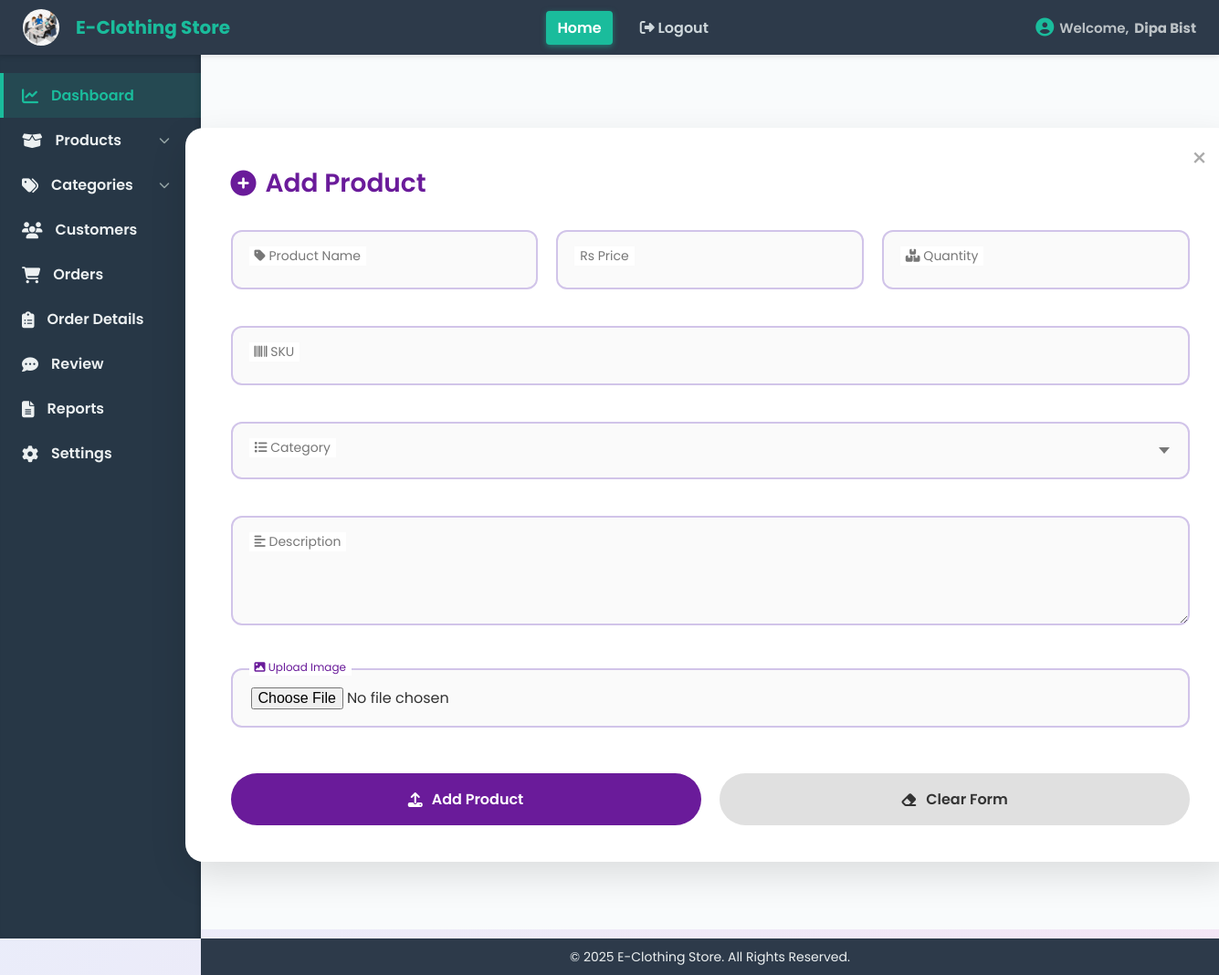
Screenshot of /product/add.php (signed in) with the database file from the repository.
### tables this page shows
CREATE TABLE `store_settings` (
  `id` int(11) NOT NULL,
  `store_name` varchar(255) NOT NULL,
  `store_logo` varchar(255) DEFAULT NULL,
  `contact_number` varchar(50) DEFAULT NULL,
  `store_email` varchar(255) DEFAULT NULL,
  `store_address` varchar(255) DEFAULT NULL,
  `store_information` text DEFAULT NULL,
  `established_date` varchar(50) DEFAULT NULL
);

### product/add.php (the view, shortened to what this page needs)
<?php
include '../includes/header.php';
$con = mysqli_connect("localhost", "root", "", "E_Clothing_Store");
$categoryResult = mysqli_query($con, "SELECT id, name FROM category WHERE deleted_at IS NULL");
$categories = [];
if ($categoryResult) {
    while ($row = mysqli_fetch_assoc($categoryResult)) {
        $categories[] = $row;
    }
}
?>
<section class="add-product-container">
    <form id="addProductForm" method="POST" enctype="multipart/form-data">
        <button type="button" class="close-btn" onclick="window.location.href='../admin/Admindashboard.php'">&times;</button>
        <h2><i class="fas fa-plus-circle"></i> Add Product</h2>
        <div class="inline-group">
            <div class="form-group">
                <input type="text" name="name" placeholder=" " required>
                <label><i class="fas fa-tag"></i> Product Name</label>
            </div>
            <div class="form-group">
                <input type="number" id="price" name="price" step="0.01" min="0" placeholder=" " required>
                <label><span class="rs-symbol">Rs</span> Price</label>
            </div>
            <div class="form-group">
                <input type="number" name="quantity" placeholder=" " required>
                <label><i class="fas fa-boxes"></i> Quantity</label>
            </div>
        </div>
        <div class="form-group">
            <input type="text" name="sku" placeholder=" " required>
            <label><i class="fas fa-barcode"></i> SKU</label>
        </div>
        <div class="form-group">
            <select name="category_id" required>
                <option value="" disabled selected></option>
                <?php foreach ($categories as $category): ?>
                    <option value="<?php echo htmlspecialchars($category['id']); ?>">
                    </option>
                <?php endforeach; ?>
            </select>
            <label><i class="fas fa-list"></i> Category</label>
        </div>
        <div class="form-group">
            <textarea name="description" placeholder=" " required></textarea>
            <label><i class="fas fa-align-left"></i> Description</label>
        </div>
        <div class="form-group">
            <input type="file" name="userfile" required>
            <label><i class="fas fa-image"></i> Upload Image</label>
        </div>
        <div class="button-group">
            <button type="submit" name="submit"><i class="fas fa-upload"></i> Add Product</button>
            <button type="reset" class="cancel-btn"><i class="fas fa-eraser"></i> Clear Form</button>
        </div>
    </form>
</section>
<?php include '../includes/footer.php'; ?>

### includes/header.php (shortened to what this page needs)
<?php
$con = mysqli_connect("localhost", "root", "", "E_Clothing_Store");
$adminName = $_SESSION['admin_name'] ?? $_SESSION['admin_email'];
$storeSettingsQuery = mysqli_query($con, "SELECT store_name, store_logo FROM store_settings ORDER BY id DESC LIMIT 1");
$storeSettings = mysqli_fetch_assoc($storeSettingsQuery);
$storeName = $storeSettings['store_name'] ?? "E-Clothing Store";
$storeLogo = $storeSettings['store_logo'] ?? null;
?>
<!DOCTYPE html>
<html lang="en">
<head>
    <link rel="stylesheet" href="../assets/css/Admindashboard.css" />
    <link rel="stylesheet" href="../assets/css/add_product.css" />
    <link rel="stylesheet" href="../assets/css/view_product.css" />
    <link rel="stylesheet" href="../assets/css/edit_product.css" />
    <link rel="stylesheet" href="../assets/css/customers.css" />
    <link rel="stylesheet" href="https://cdnjs.cloudflare.com/ajax/libs/font-awesome/6.4.0/css/all.min.css" />
</head>
<body>
    <header class="topnav">
        <div class="logo">
            <?php if ($storeLogo): ?>
                <img src="../assets/images/<?= htmlspecialchars($storeLogo) ?>"
                    alt="<?= htmlspecialchars($storeName) ?> Logo"
                    style="height: 40px; width: 40px; border-radius: 50%; object-fit: cover; vertical-align: middle; margin-right: 8px;">
            <?php else: ?>
                <i class="fas fa-tshirt"></i>
            <?php endif; ?>
            <?= htmlspecialchars($storeName) ?>
        </div>
        <nav class="topnav-menu">
            <a href="#" class="nav-link active">Home</a>
            <a href="../admin/logout.php" class="nav-link logout-link"><i class="fas fa-sign-out-alt"></i> Logout</a>
        </nav>
        <div class="welcome-msg">
            <i class="fas fa-user-circle"></i> Welcome, <strong><?php echo htmlspecialchars($adminName); ?></strong>
        </div>
    </header>
    <aside class="sidebar">
        <ul class="sidebar-menu">
            <li><a href="../admin/Admindashboard.php" class="sidebar-link active"><i class="fas fa-chart-line"></i>
                    Dashboard</a></li>
            <li class="dropdown">
                <a href="#" class="sidebar-link dropdown-toggle">
                    <i class="fas fa-box-open"></i> Products <i class="fas fa-chevron-down"></i>
                </a>
            </li>
            <li class="dropdown">
                <a href="#" class="sidebar-link dropdown-toggle">
                    <i class="fas fa-tags"></i> Categories <i class="fas fa-chevron-down"></i>
                </a>
            </li>
            <li><a href="../admin/customers.php" class="sidebar-link"><i class="fas fa-users"></i> Customers</a></li>
            <li><a href="../admin/Adminorders.php" class="sidebar-link"><i class="fas fa-shopping-cart"></i> Orders</a>
            </li>
            <li><a href="../admin/orderdetails.php" class="sidebar-link"><i class="fas fa-clipboard-list"></i> Order
                    Details</a></li>
            <li><a href="../admin/product_rating_review.php" class="sidebar-link"><i class="fas fa-comment-dots"></i>
                    Review</a></li>
            <li><a href="../admin/report.php" class="sidebar-link"><i class="fas fa-file-alt"></i> Reports</a></li>
            <li><a href="../admin/setting.php" class="sidebar-link"><i class="fas fa-cog"></i> Settings</a></li>
        </ul>
    </aside>
    <main class="main-content">

### assets/css/Admindashboard.css (style rules this page uses)
* { margin: 0; padding: 0; box-sizing: border-box; font-family: 'Segoe UI', Tahoma, Geneva, Verdana, sans-serif; }
body { display: flex; min-height: 100vh; background: #f9fbfc; }
.topnav { position: fixed; top: 0; left: 0; right: 0; height: 60px; background: #2d3a4a; color: #f1f3f5; display: flex; align-items: center; justify-content: space-between; padding: 0 25px; z-index: 1000; box-shadow: 0 2px 6px rgba(0,0,0,0.1); }
.topnav .logo { font-size: 20px; font-weight: 700; display: flex; align-items: center; gap: 10px; color: #1abc9c; }
.topnav nav.topnav-menu { display: flex; gap: 18px; }
.topnav nav.topnav-menu a { color: #cfd8dc; text-decoration: none; font-weight: 600; padding: 6px 12px; border-radius: 4px; transition: background 0.15s ease, color 0.15s ease; white-space: nowrap; }
.topnav nav.topnav-menu a:hover, .topnav nav.topnav-menu a.active { background: #1abc9c; color: white; box-shadow: 0 2px 6px rgba(26, 188, 156, 0.5); }
.topnav .welcome-msg { font-weight: 600; font-size: 15px; display: flex; align-items: center; gap: 6px; color: #bdc3c7; }
.topnav .welcome-msg i { font-size: 20px; color: #1abc9c; }
.sidebar { position: fixed; top: 60px; left: 0; width: 220px; height: calc(100vh - 60px); background: #273746; color: #ecf0f1; padding-top: 20px; overflow-y: auto; box-shadow: inset -3px 0 5px rgba(0,0,0,0.1); }
.sidebar-menu { list-style: none; }
.sidebar-menu li { position: relative; }
.sidebar-link { display: flex; align-items: center; padding: 12px 20px; color: #ecf0f1; text-decoration: none; font-weight: 600; cursor: pointer; border-left: 4px solid transparent; transition: background 0.15s ease, border-left-color 0.15s ease, color 0.15s ease; user-select: none; }
.sidebar-link i { margin-right: 14px; font-size: 18px; }
.sidebar-link:hover, .sidebar-link.active { background: #1abc9c22; color: #1abc9c; border-left: 4px solid #1abc9c; }
.dropdown-toggle .fas.fa-chevron-down { margin-left: auto; transition: transform 0.2s ease; font-size: 12px; color: #95a5a6; }
.main-content { margin-left: 220px; padding: 90px 40px 40px 40px; flex-grow: 1; background: #f9fbfc; min-height: calc(100vh - 60px); }

### assets/css/view_product.css (style rules this page uses)
* { margin: 0; padding: 0; box-sizing: border-box; }
body { font-family: 'Segoe UI', sans-serif; background-color: #f4f6f9; color: #333; }

### assets/css/edit_product.css (style rules this page uses)
* { margin: 0; padding: 0; box-sizing: border-box; font-family: "Poppins", sans-serif; }
body { background: linear-gradient(135deg, #e3f2fd, #f3e5f5); display: flex; justify-content: center; align-items: flex-start; min-height: 100vh; padding: 50px 20px; overflow-x: hidden; overflow-y: auto; }
h2 { color: #6a1b9a; font-size: 28px; font-weight: 600; margin-bottom: 10px; display: flex; align-items: center; gap: 10px; }
.form-group { position: relative; margin-bottom: 20px; }
.form-group input, .form-group textarea, .form-group select { width: 100%; padding: 18px 20px; border: 2px solid #d1c4e9; border-radius: 12px; font-size: 16px; background: #fafafa; color: #333; transition: 0.3s ease; resize: vertical; appearance: none; outline: none; }
.form-group textarea { min-height: 120px; }
.form-group label { position: absolute; top: 18px; left: 20px; font-size: 14px; color: #777; background: #fff; padding: 0 6px; transition: 0.3s ease; pointer-events: none; }
.form-group input:focus + label, .form-group input:not(:placeholder-shown) + label, .form-group textarea:focus + label, .form-group textarea:not(:placeholder-shown) + label, .form-group select:focus + label, .form-group select:valid + label { top: -10px; font-size: 12px; color: #6a1b9a; }
.button-group { display: flex; justify-content: space-between; margin-top: 10px; gap: 20px; }
.button-group button { flex: 1; padding: 16px; border-radius: 30px; font-weight: 600; font-size: 16px; cursor: pointer; display: flex; align-items: center; justify-content: center; gap: 10px; border: none; transition: background-color 0.3s ease, transform 0.2s ease; }
.button-group button[type="submit"] { background-color: #6a1b9a; color: white; }
.inline-group { display: flex; gap: 20px; flex-wrap: nowrap; }
.inline-group .form-group { flex: 1; }
.close-btn { position: absolute; top: 20px; right: 30px; font-size: 28px; color: #aaa; cursor: pointer; background: none; border: none; transition: 0.3s ease; line-height: 1; }
.form-group select { background-repeat: no-repeat; background-position: right 1.2rem center; background-size: 12px; }

### assets/css/customers.css (style rules this page uses)
* { margin: 0; padding: 0; box-sizing: border-box; }

### rows the page displays
store_settings: store_logo (picture), store_name "E-Clothing Store"

### other values shown
$adminName "Dipa Bist"
